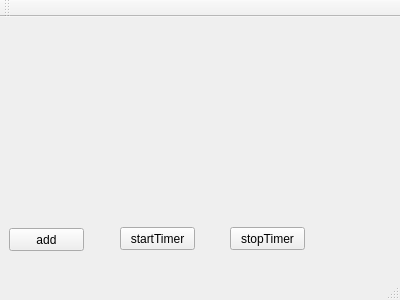
<?xml version="1.0" encoding="UTF-8"?>
<ui version="4.0">
 <class>ListwidgetMainWnd</class>
 <widget class="QMainWindow" name="ListwidgetMainWnd">
  <property name="geometry">
   <rect>
    <x>0</x>
    <y>0</y>
    <width>400</width>
    <height>300</height>
   </rect>
  </property>
  <property name="windowTitle">
   <string>ListwidgetMainWnd</string>
  </property>
  <widget class="QWidget" name="centralWidget">
   <widget class="QWidget" name="widget" native="true">
    <property name="geometry">
     <rect>
      <x>9</x>
      <y>9</y>
      <width>382</width>
      <height>196</height>
     </rect>
    </property>
   </widget>
   <widget class="QPushButton" name="pushButtonAddItem">
    <property name="geometry">
     <rect>
      <x>9</x>
      <y>211</y>
      <width>75</width>
      <height>23</height>
     </rect>
    </property>
    <property name="text">
     <string>add</string>
    </property>
   </widget>
   <widget class="QPushButton" name="pushButtonstartTimer">
    <property name="geometry">
     <rect>
      <x>120</x>
      <y>210</y>
      <width>75</width>
      <height>23</height>
     </rect>
    </property>
    <property name="text">
     <string>startTimer</string>
    </property>
   </widget>
   <widget class="QPushButton" name="pushButtonstopTimer">
    <property name="geometry">
     <rect>
      <x>230</x>
      <y>210</y>
      <width>75</width>
      <height>23</height>
     </rect>
    </property>
    <property name="text">
     <string>stopTimer</string>
    </property>
   </widget>
  </widget>
  <widget class="QMenuBar" name="menuBar">
   <property name="geometry">
    <rect>
     <x>0</x>
     <y>0</y>
     <width>400</width>
     <height>23</height>
    </rect>
   </property>
  </widget>
  <widget class="QToolBar" name="mainToolBar">
   <attribute name="toolBarArea">
    <enum>TopToolBarArea</enum>
   </attribute>
   <attribute name="toolBarBreak">
    <bool>false</bool>
   </attribute>
  </widget>
  <widget class="QStatusBar" name="statusBar"/>
 </widget>
 <layoutdefault spacing="6" margin="11"/>
 <resources/>
 <connections/>
</ui>
